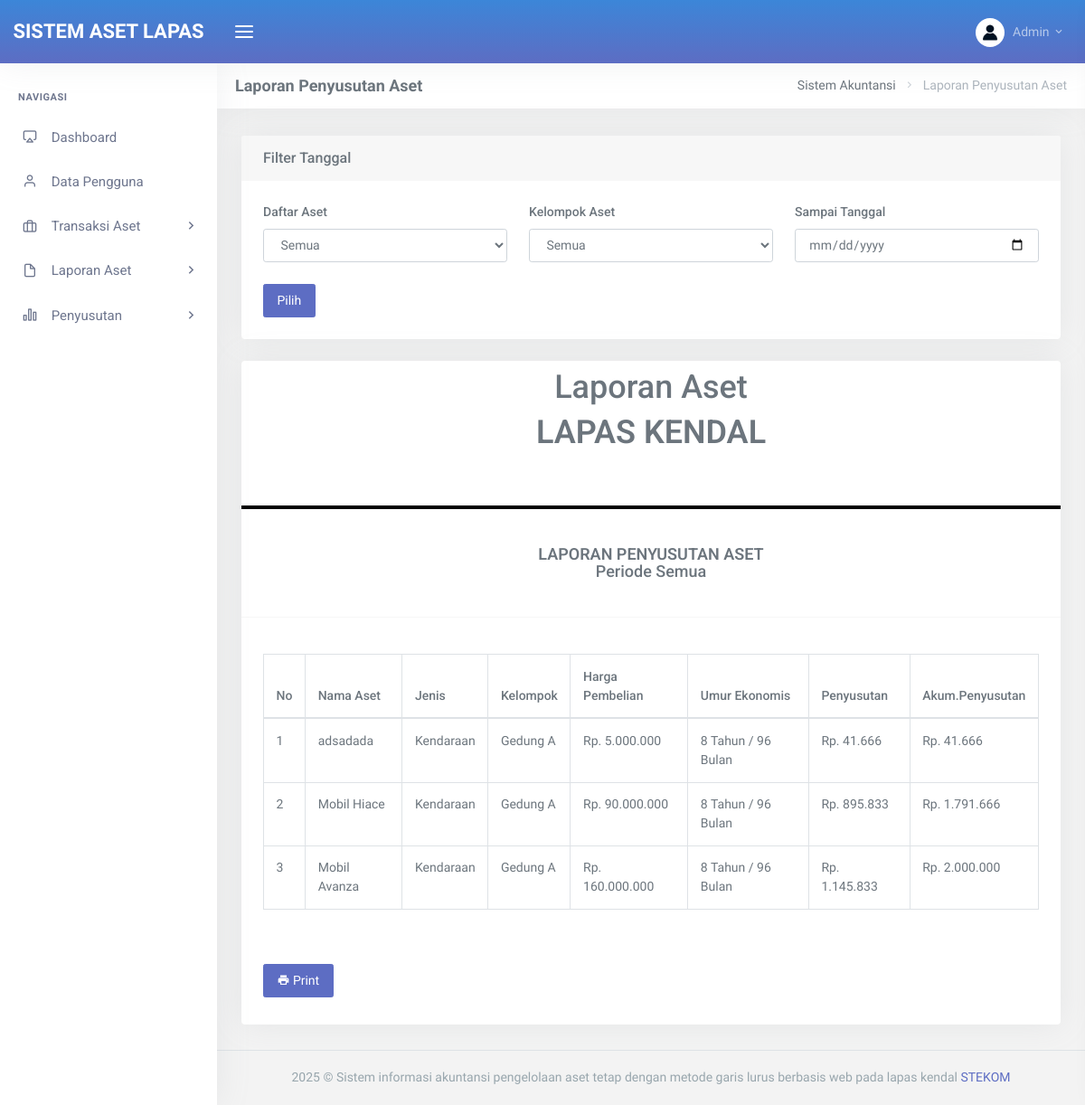
The page /index.php?page=laporan (signed in) on the database its author committed.
### tables this page shows
CREATE TABLE `jadwal_penyusutan`  (
  `id_jadwal` int NOT NULL AUTO_INCREMENT,
  `id_aset` int NULL DEFAULT NULL,
  `tanggal_penyusutan` date NULL DEFAULT NULL,
  `nilai_jadwal_penyusutan` decimal(15, 2) NULL DEFAULT NULL,
  `validasi` varchar(30) NULL DEFAULT NULL,
  `sisa_umur` int NULL DEFAULT NULL,
  PRIMARY KEY (`id_jadwal`) USING BTREE,
  INDEX `id_aset`(`id_aset` ASC) USING BTREE,
  CONSTRAINT `jadwal_penyusutan_ibfk_1` FOREIGN KEY (`id_aset`) REFERENCES `aset` (`id_aset`) ON DELETE CASCADE ON UPDATE CASCADE
);

CREATE TABLE `aset`  (
  `id_aset` int NOT NULL AUTO_INCREMENT,
  `nama_aset` varchar(255) NULL DEFAULT NULL,
  `tanggal_pembelian` date NULL DEFAULT NULL,
  `umur_ekonomis` int NULL DEFAULT NULL,
  `harga_pembelian` decimal(15, 2) NULL DEFAULT NULL,
  `nilai_residu` decimal(15, 2) NULL DEFAULT NULL,
  `status` varchar(255) NULL DEFAULT NULL,
  `id_jenis` int NULL DEFAULT NULL,
  `id_kelompok` int NULL DEFAULT NULL,
  `deskripsi_aset` text NULL,
  `jumlah` int NULL DEFAULT NULL,
  `unit` varchar(10) NULL DEFAULT NULL,
  `nilai_penyusutan` decimal(15, 2) NULL DEFAULT NULL,
  `letak_aset` varchar(255) NULL DEFAULT NULL,
  `kode_aset` varchar(50) NULL DEFAULT NULL,
  `merek` varchar(50) NULL DEFAULT NULL,
  `status_kondisi` varchar(50) NULL DEFAULT NULL,
  `sumber_dana` enum('APBN','APBD','Hibah','Lainnya') NULL DEFAULT NULL,
  `klasifikasi_pengadaan` enum('Hibah','Pembangunan Sendiri','Pembelian','Kontrak','Tidak Ada') NULL DEFAULT NULL,
  `keterangan_tolak` varchar(255) NULL DEFAULT NULL,
  PRIMARY KEY (`id_aset`) USING BTREE,
  INDEX `id_jenis`(`id_jenis` ASC) USING BTREE,
  INDEX `id_kelompok`(`id_kelompok` ASC) USING BTREE,
  CONSTRAINT `aset_ibfk_1` FOREIGN KEY (`id_jenis`) REFERENCES `jenis_aset` (`id_jenis`) ON DELETE CASCADE ON UPDATE CASCADE,
  CONSTRAINT `aset_ibfk_2` FOREIGN KEY (`id_kelompok`) REFERENCES `kelompok_aset` (`id_kelompok`) ON DELETE CASCADE ON UPDATE CASCADE
);

CREATE TABLE `jenis_aset`  (
  `id_jenis` int NOT NULL AUTO_INCREMENT,
  `nama_jenis` varchar(255) NULL DEFAULT NULL,
  `deskripsi_jenis` varchar(255) NULL DEFAULT NULL,
  PRIMARY KEY (`id_jenis`) USING BTREE
);

CREATE TABLE `kelompok_aset`  (
  `id_kelompok` int NOT NULL AUTO_INCREMENT,
  `nama_kelompok` varchar(255) NULL DEFAULT NULL,
  `deskripsi_kelompok` varchar(255) NULL DEFAULT NULL,
  PRIMARY KEY (`id_kelompok`) USING BTREE
);

### pages/laporan/index.php (the view, shortened to what this page needs)
<div class="container-fluid">
    <div class="row">
        <div class="col-12">
            <div class="page-title-box">
                <div class="page-title-right">
                    <ol class="breadcrumb m-0">
                        <li class="breadcrumb-item"><a href="javascript: void(0);">Sistem Akuntansi</a></li>
                        <li class="breadcrumb-item active">Laporan Penyusutan Aset</li>
                    </ol>
                </div>
                <h4 class="page-title">Laporan Penyusutan Aset</h4>
            </div>
        </div>
    </div>
    <div class="row d-print-none">
        <div class="col-xl-12">
            <div class="card">
                <div class="card-header">
                    <h5 class="card-title mb-0">Filter Tanggal</h5>
                </div>
                <div class="card-body">
                    <form action="" method="get" class="row g-3">
                        <div class="col-md-4">
                            <label for="validationDefault01" class="form-label">Daftar Aset</label>
                            <select class="form-control" name="id_aset" id="validationDefault01" required="">
                                <option value="Semua">Semua</option>
                            </select>
                        </div>
                        <div class="col-md-4">
                            <label for="validationDefault01" class="form-label">Kelompok Aset</label>
                            <select class="form-control" name="id_kelompok" id="validationDefault01" required="">
                                <option value="Semua">Semua</option>
                            </select>
                        </div>
                        <div class="col-md-4">
                            <label for="validationDefault02" class="form-label">Sampai Tanggal</label>
                            <input type="date" class="form-control" id="validationDefault02" required=""
                                name="sampai_tanggal">
                        </div>
                        <div class="col-12 mt-3">
                            <button class="btn btn-primary" type="submit">Pilih</button>
                        </div>
                    </form>
                </div>
            </div>
        </div>
    </div>
    <div class="row">
        <div class="col-12">
            <div class="card">
                <div class="row align-self-center">
                    <div class="text-center d-flex align-items-center">
                        <div class="ms-3">
                            <h1>Laporan Aset</h1>
                            <h1><b>LAPAS KENDAL</b></h1>
                        </div>
                    </div>
                </div>
                <div class="row mt-3">
                    <div class="col-sm-12 text-center">
                    </div>
                </div>
                <hr style="border-width: 2px; border-color: black; border-style: solid;">
                <h4 class="text-center mt-3 mb-3"><b>LAPORAN PENYUSUTAN ASET</b><br>Periode <?php
                if (!empty($_GET["sampai_tanggal"])) {
                    echo " Sampai Tanggal :  " . tanggal($_GET['sampai_tanggal']);
                } else {
                    echo "Semua";
                }
                ?></h4>
                <hr>
                <div class="card-body">
                    <div class="table-responsive">
                        <table id="tabel-data" class="table table-bordered table-bordered dt-responsive nowrap">
                            <thead>
                                <tr>
                                    <th>No</th>
                                    <th>Nama Aset</th>
                                    <th>Jenis</th>
                                    <th>Kelompok</th>
                                    <th>Harga Pembelian</th>
                                    <th>Umur Ekonomis</th>
                                    <th>Penyusutan</th>
                                    <th>Akum.Penyusutan</th>
                                </tr>
                            </thead>
                            <tbody>
                                <?php
                                include "config.php";
                                if (isset($_GET['sampai_tanggal'])) {
                                    $kondisi = "WHERE jadwal_penyusutan.tanggal_penyusutan <= '" . $_GET['sampai_tanggal'] . "'";
                                } else {
                                    $kondisi = "";
                                }
                                if (isset($_GET['id_aset']) && $_GET['id_aset'] != "Semua") {
                                    $kondisi_aset = "AND aset.id_aset = '" . $_GET['id_aset'] . "'";
                                } else {
                                    $kondisi_aset = "";
                                }
                                if (isset($_GET['id_kelompok']) && $_GET['id_kelompok'] != "Semua") {
                                    $kondisi_kelompok = "AND aset.id_kelompok = '" . $_GET['id_kelompok'] . "'";
                                } else {
                                    $kondisi_kelompok = "";
                                }
                                $sql = $conn->query("SELECT
                                                    SUM( jadwal_penyusutan.nilai_jadwal_penyusutan ) AS akumpenyusutan,
                                                    aset.nama_aset,
                                                    aset.harga_pembelian,
                                                    kelompok_aset.nama_kelompok,
                                                    jenis_aset.nama_jenis,
                                                    aset.jumlah,
                                                    aset.unit,
                                                    jadwal_penyusutan.sisa_umur,
                                                    aset.id_aset,
                                                    jadwal_penyusutan.id_jadwal,
                                                    aset.umur_ekonomis,
                                                    aset.nilai_penyusutan
                                                FROM
                                                    jadwal_penyusutan
                                                    INNER JOIN aset ON jadwal_penyusutan.id_aset = aset.id_aset
                                                    INNER JOIN kelompok_aset ON aset.id_kelompok = kelompok_aset.id_kelompok
                                                    INNER JOIN jenis_aset ON aset.id_jenis = jenis_aset.id_jenis
                                                $kondisi
                                                $kondisi_aset
                                                $kondisi_kelompok
                                                GROUP BY
                                                    id_aset
                                                ORDER BY
                                                    sisa_umur DESC");
                                $no = 1;
                                while ($data = $sql->fetch_assoc()) {
                                    ?>
                                    <tr>
                                        <td><?= $no++ ?></td>
                                        <td><?= $data['nama_aset'] ?></td>
                                        <td><?= $data['nama_jenis'] ?></td>
                                        <td><?= $data['nama_kelompok'] ?></td>
                                        <td>Rp. <?= number_format($data['harga_pembelian'], 0, ',', '.') ?></td>
                                        <td><?= $data['umur_ekonomis'] ?> Tahun /
                                            <?php echo $data['umur_ekonomis'] * 12 ?> Bulan
                                        </td>
                                        <td>Rp. <?= number_format($data['nilai_penyusutan'], 0, ',', '.') ?></td>
                                        <td>Rp. <?= number_format($data['akumpenyusutan'], 0, ',', '.') ?></td>
                                    </tr>
                                    <?php
                                }
                                ?>
                            </tbody>
                        </table>
                    </div>
                    <div class="mt-4 mb-1">
                        <div class="text-end d-print-none">
                            <a href="javascript:window.print()" class="btn btn-primary waves-effect waves-light"><i
                                    class="mdi mdi-printer me-1"></i> Print</a>
                        </div>
                    </div>
                </div>
            </div>
        </div>
    </div>
</div>

### rows shown on the page
jadwal_penyusutan: id_aset.nama_aset "adsadada", jenis_aset.nama_jenis "Kendaraan", kelompok_aset.nama_kelompok "Gedung A", id_aset.harga_pembelian "5.000.000", id_aset.umur_ekonomis "8", $data['umur_ekonomis']*12 "96", id_aset.nilai_penyusutan "41.666", akumpenyusutan "41.666"
jadwal_penyusutan: id_aset.nama_aset "Mobil Hiace", jenis_aset.nama_jenis "Kendaraan", kelompok_aset.nama_kelompok "Gedung A", id_aset.harga_pembelian "90.000.000", id_aset.umur_ekonomis "8", $data['umur_ekonomis']*12 "96", id_aset.nilai_penyusutan "895.833", akumpenyusutan "1.791.666"
jadwal_penyusutan: id_aset.nama_aset "Mobil Avanza", jenis_aset.nama_jenis "Kendaraan", kelompok_aset.nama_kelompok "Gedung A", id_aset.harga_pembelian "160.000.000", id_aset.umur_ekonomis "8", $data['umur_ekonomis']*12 "96", id_aset.nilai_penyusutan "1.145.833", akumpenyusutan "2.000.000"

### other values the page prints
$_SESSION['nama_pengguna'] "Admin"
